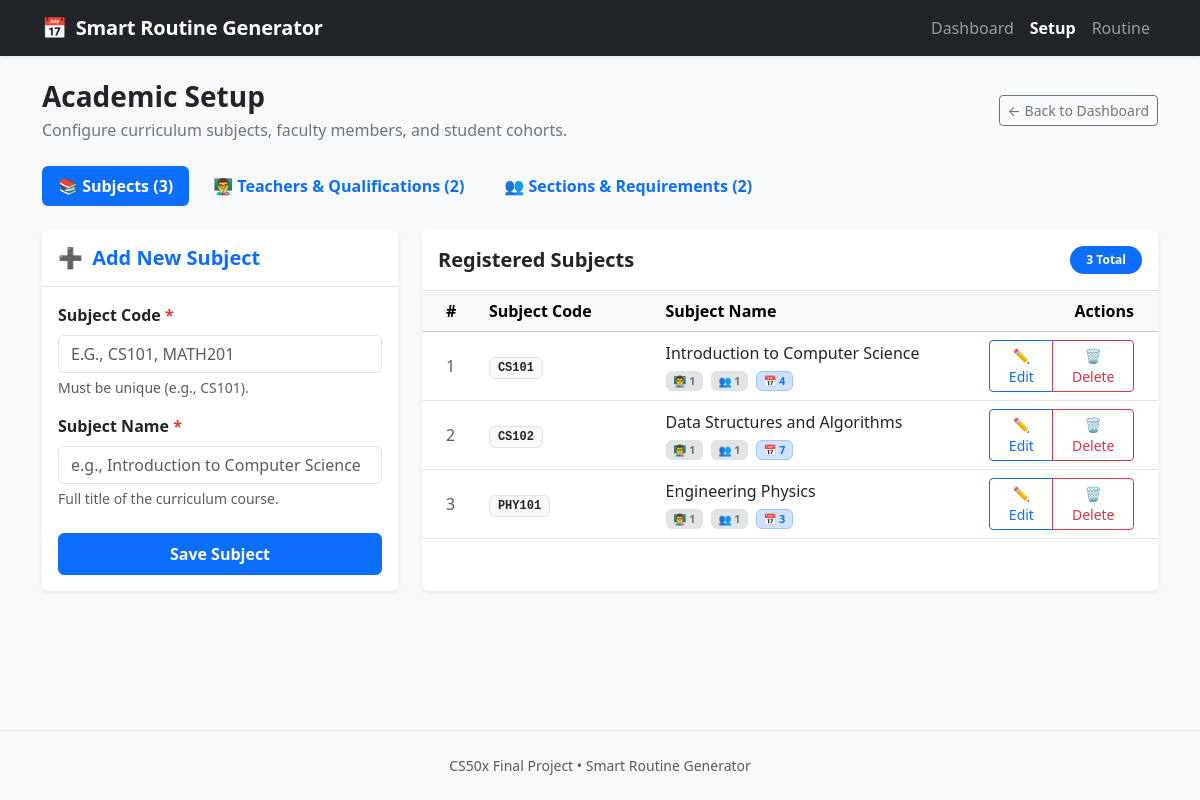
/setup, run on an earlier commit of the app's database.
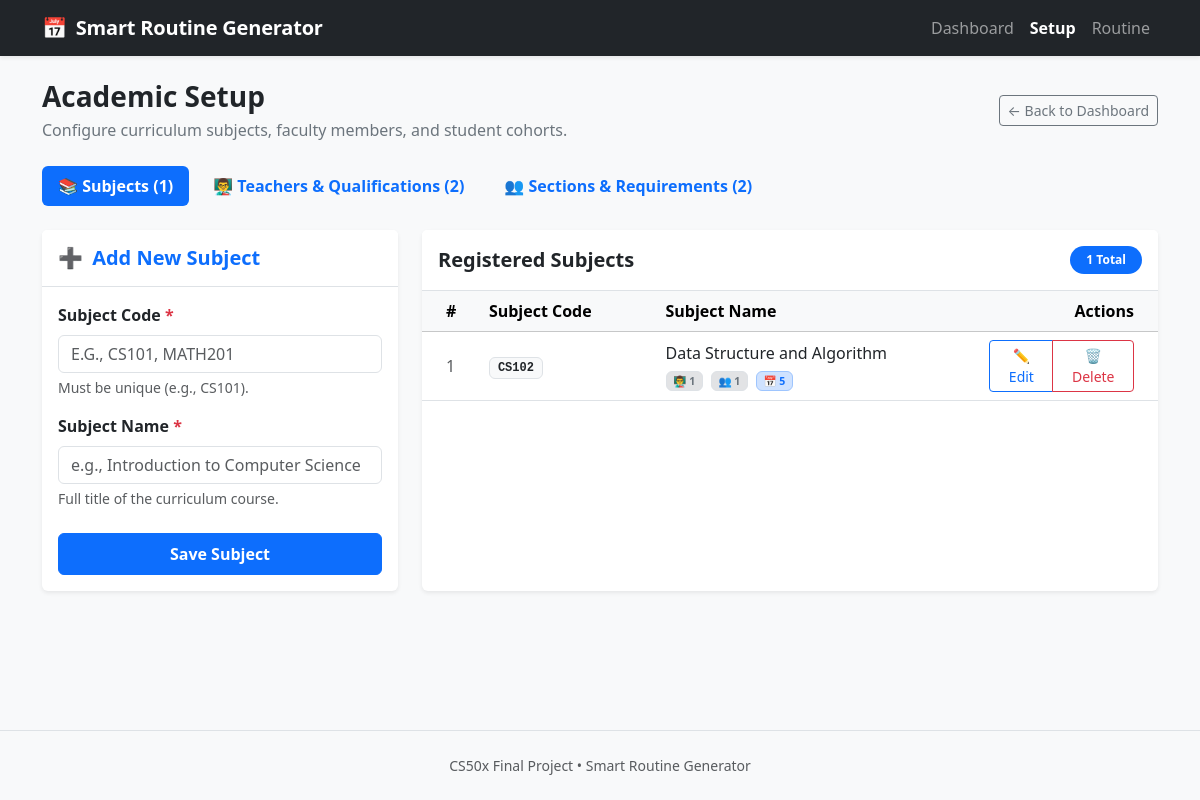
And on a later commit of the database.
### tables this page shows
CREATE TABLE subjects (
    id INTEGER PRIMARY KEY AUTOINCREMENT,
    code TEXT NOT NULL UNIQUE,
    name TEXT NOT NULL
);

### app.py (the view)
@app.route("/setup", methods=["GET"])
def setup():
    db = get_db()
    subjects = db.execute(
        """
        SELECT s.id, s.code, s.name,
               (SELECT COUNT(*) FROM teacher_subjects ts WHERE ts.subject_id = s.id) AS teacher_count,
               (SELECT COUNT(*) FROM section_requirements sr WHERE sr.subject_id = s.id) AS requirement_count,
               (SELECT COUNT(*) FROM timetable_entries te WHERE te.subject_id = s.id) AS timetable_count
        FROM subjects s
        ORDER BY s.code ASC;
        """
    ).fetchall()
    teachers_rows = db.execute(
        "SELECT id, name, email FROM teachers ORDER BY name ASC;"
    ).fetchall()
    qual_rows = db.execute(
        """
        SELECT ts.teacher_id, s.id AS subject_id, s.code AS subject_code, s.name AS subject_name
        FROM teacher_subjects ts
        JOIN subjects s ON ts.subject_id = s.id
        ORDER BY s.code ASC;
        """
    ).fetchall()
    teacher_qualifications = {}
    for row in qual_rows:
        teacher_qualifications.setdefault(row["teacher_id"], []).append({
            "id": row["subject_id"],
            "code": row["subject_code"],
            "name": row["subject_name"],
        })
    teacher_tt_rows = db.execute(
        "SELECT teacher_id, COUNT(*) AS count FROM timetable_entries GROUP BY teacher_id;"
    ).fetchall()
    teacher_tt_map = {row["teacher_id"]: row["count"] for row in teacher_tt_rows}
    teachers = []
    for t in teachers_rows:
        t_dict = dict(t)
        t_subs = teacher_qualifications.get(t["id"], [])
        t_dict["subjects"] = t_subs
        t_dict["subject_ids"] = [s["id"] for s in t_subs]
        t_dict["timetable_count"] = teacher_tt_map.get(t["id"], 0)
        teachers.append(t_dict)
    sections_rows = db.execute(
        "SELECT id, name FROM sections ORDER BY name ASC;"
    ).fetchall()
    req_rows = db.execute(
        """
        SELECT sr.id AS requirement_id, sr.section_id, sr.subject_id, sr.weekly_periods,
               s.code AS subject_code, s.name AS subject_name
        FROM section_requirements sr
        JOIN subjects s ON sr.subject_id = s.id
        ORDER BY s.code ASC;
        """
    ).fetchall()
    section_requirements_map = {}
    for row in req_rows:
        section_requirements_map.setdefault(row["section_id"], []).append({
            "id": row["requirement_id"],
            "subject_id": row["subject_id"],
            "subject_code": row["subject_code"],
            "name": row["subject_name"],
            "weekly_periods": row["weekly_periods"],
        })
    sections = []
    for sec in sections_rows:
        sec_dict = dict(sec)
        sec_reqs = section_requirements_map.get(sec["id"], [])
        sec_dict["requirements"] = sec_reqs
        sec_dict["total_periods"] = sum(r["weekly_periods"] for r in sec_reqs)
        sections.append(sec_dict)
    raw_tab = request.args.get("tab", "subjects").strip().lower()
    active_tab = raw_tab if raw_tab in ("subjects", "teachers", "sections") else "subjects"
    return render_template(
        "setup.html",
        subjects=subjects,
        teachers=teachers,
        sections=sections,
        active_tab=active_tab,
    )

### templates/setup.html (shortened to what this page needs)
{% extends "layout.html" %}
{% block content %}
<div class="row mb-4 align-items-center">
    <div class="col-md-8">
        <h1 class="h3 fw-bold mb-1">Academic Setup</h1>
        <p class="text-secondary mb-0">Configure curriculum subjects, faculty members, and student cohorts.</p>
    </div>
    <div class="col-md-4 text-md-end mt-3 mt-md-0">
        <a href="{{ url_for('index') }}" class="btn btn-outline-secondary btn-sm">
            &larr; Back to Dashboard
        </a>
    </div>
</div>
<ul class="nav nav-pills mb-4 gap-2" id="setupTabs" role="tablist">
    <li class="nav-item" role="presentation">
        <button
            class="nav-link fw-semibold {% if active_tab != 'teachers' and active_tab != 'sections' %}active{% endif %}"
            id="subjects-tab"
            data-bs-toggle="pill"
            data-bs-target="#subjects-pane"
            type="button"
            role="tab"
            aria-controls="subjects-pane"
            aria-selected="{% if active_tab != 'teachers' and active_tab != 'sections' %}true{% else %}false{% endif %}"
        >
            📚 Subjects ({{ subjects|length }})
        </button>
    </li>
    <li class="nav-item" role="presentation">
        <button
            class="nav-link fw-semibold {% if active_tab == 'teachers' %}active{% endif %}"
            id="teachers-tab"
            data-bs-toggle="pill"
            data-bs-target="#teachers-pane"
            type="button"
            role="tab"
            aria-controls="teachers-pane"
            aria-selected="{% if active_tab == 'teachers' %}true{% else %}false{% endif %}"
        >
            👨‍🏫 Teachers &amp; Qualifications ({{ teachers|length }})
        </button>
    </li>
    <li class="nav-item" role="presentation">
        <button
            class="nav-link fw-semibold {% if active_tab == 'sections' %}active{% endif %}"
            id="sections-tab"
            data-bs-toggle="pill"
            data-bs-target="#sections-pane"
            type="button"
            role="tab"
            aria-controls="sections-pane"
            aria-selected="{% if active_tab == 'sections' %}true{% else %}false{% endif %}"
        >
            👥 Sections &amp; Requirements ({{ sections|length }})
        </button>
    </li>
</ul>
<div class="tab-content" id="setupTabContent">
    <div
        class="tab-pane fade {% if active_tab != 'teachers' and active_tab != 'sections' %}show active{% endif %}"
        id="subjects-pane"
        role="tabpanel"
        aria-labelledby="subjects-tab"
        tabindex="0"
    >
        <div class="row g-4">
            <div class="col-lg-4">
                <div class="card shadow-sm border-0 h-100">
                    <div class="card-header bg-white py-3 border-bottom">
                        <h5 class="card-title mb-0 fw-semibold text-primary">
                            <span class="me-1">&#10133;</span> Add New Subject
                        </h5>
                    </div>
                    <div class="card-body">
                        <form action="{{ url_for('add_subject') }}" method="POST" autocomplete="off">
                            <div class="mb-3">
                                <label for="code" class="form-label fw-semibold">Subject Code <span class="text-danger">*</span></label>
                                <input
                                    type="text"
                                    class="form-control text-uppercase"
                                    id="code"
                                    name="code"
                                    placeholder="e.g., CS101, MATH201"
                                    maxlength="20"
                                    required
                                    autofocus
                                >
                                <div class="form-text">Must be unique (e.g., CS101).</div>
                            </div>
                            <div class="mb-4">
                                <label for="name" class="form-label fw-semibold">Subject Name <span class="text-danger">*</span></label>
                                <input
                                    type="text"
                                    class="form-control"
                                    id="name"
                                    name="name"
                                    placeholder="e.g., Introduction to Computer Science"
                                    maxlength="100"
                                    required
                                >
                                <div class="form-text">Full title of the curriculum course.</div>
                            </div>
                            <button type="submit" class="btn btn-primary w-100 fw-semibold py-2">
                                Save Subject
                            </button>
                        </form>
                    </div>
                </div>
            </div>
            <div class="col-lg-8">
                <div class="card shadow-sm border-0 h-100">
                    <div class="card-header bg-white py-3 border-bottom d-flex justify-content-between align-items-center">
                        <h5 class="card-title mb-0 fw-semibold">Registered Subjects</h5>
                        <span class="badge bg-primary rounded-pill px-3 py-2">
                            {{ subjects|length }} Total
                        </span>
                    </div>
                    <div class="card-body p-0">
                        {% if subjects %}
                            <div class="table-responsive">
                                <table class="table table-hover align-middle mb-0">
                                    <thead class="table-light">
                                        <tr>
                                            <th scope="col" class="ps-4" style="width: 8%;">#</th>
                                            <th scope="col" style="width: 24%;">Subject Code</th>
                                            <th scope="col" style="width: 44%;">Subject Name</th>
                                            <th scope="col" class="text-end pe-4" style="width: 24%;">Actions</th>
                                        </tr>
                                    </thead>
                                    <tbody>
                                        {% for subject in subjects %}
                                            <tr>
                                                <td class="ps-4 text-muted">{{ loop.index }}</td>
                                                <td>
                                                    <span class="badge bg-light text-dark border font-monospace px-2 py-1">
                                                        {{ subject['code'] }}
                                                    </span>
                                                </td>
                                                <td>
                                                    <div class="fw-medium text-dark">{{ subject['name'] }}</div>
                                                    {% if subject['teacher_count'] > 0 or subject['requirement_count'] > 0 or subject['timetable_count'] > 0 %}
                                                        <div class="small text-muted mt-1">
                                                            <span class="badge bg-secondary-subtle text-secondary border me-1" title="Teacher qualifications">
                                                                👨‍🏫 {{ subject['teacher_count'] }}
                                                            </span>
                                                            <span class="badge bg-secondary-subtle text-secondary border me-1" title="Section requirements">
                                                                👥 {{ subject['requirement_count'] }}
                                                            </span>
                                                            {% if subject['timetable_count'] > 0 %}
                                                                <span class="badge bg-primary-subtle text-primary border border-primary-subtle" title="Scheduled routine slots">
                                                                    📅 {{ subject['timetable_count'] }}
                                                                </span>
                                                            {% endif %}
                                                        </div>
                                                    {% endif %}
                                                </td>
                                                <td class="text-end pe-4">
                                                    <div class="btn-group btn-group-sm" role="group" aria-label="Subject Actions">
                                                        <button
                                                            type="button"
                                                            class="btn btn-outline-primary"
                                                            data-bs-toggle="modal"
                                                            data-bs-target="#editSubjectModal{{ subject['id'] }}"
                                                            title="Edit {{ subject['code'] }}"
                                                            aria-label="Edit Subject {{ subject['code'] }}"
                                                        >
                                                            ✏️ Edit
                                                        </button>
                                                        <button
                                                            type="button"
                                                            class="btn btn-outline-danger"
                                                            data-bs-toggle="modal"
                                                            data-bs-target="#deleteSubjectModal{{ subject['id'] }}"
                                                            title="Delete {{ subject['code'] }}"
                                                            aria-label="Delete Subject {{ subject['code'] }}"
                                                        >
                                                            🗑️ Delete
                                                        </button>
                                                    </div>
                                                </td>
                                            </tr>
                                        {% endfor %}
                                    </tbody>
                                </table>
                            </div>
                        {% else %}
                            <div class="text-center py-5 text-muted">
                                <div class="display-6 mb-2">📚</div>
                                <h6 class="fw-bold">No subjects added yet</h6>
                                <p class="small mb-0">Use the form on the left to add your first curriculum subject.</p>
                            </div>
                        {% endif %}
                    </div>
                </div>
            </div>
        </div>
    </div>
</div>
{% endblock %}

### templates/layout.html (shortened to what this page needs)
<!DOCTYPE html>
<html lang="en">
<head>
    <link href="https://cdn.jsdelivr.net/npm/bootstrap@5.3.3/dist/css/bootstrap.min.css" rel="stylesheet">
    <link rel="stylesheet" href="{{ url_for('static', filename='css/style.css') }}">
</head>
<body>
    <nav class="navbar navbar-expand-lg navbar-dark bg-dark shadow-sm">
        <div class="container">
            <a class="navbar-brand fw-bold" href="{{ url_for('index') }}">
                <span class="text-primary me-1">&#128197;</span> Smart Routine Generator
            </a>
            <div class="collapse navbar-collapse" id="navbarNav">
                <ul class="navbar-nav ms-auto">
                    <li class="nav-item">
                        <a class="nav-link {% if request.endpoint == 'index' %}active fw-semibold{% endif %}" href="{{ url_for('index') }}">Dashboard</a>
                    </li>
                    <li class="nav-item">
                        <a class="nav-link {% if request.endpoint == 'setup' %}active fw-semibold{% endif %}" href="{{ url_for('setup') }}">Setup</a>
                    </li>
                    <li class="nav-item">
                        <a class="nav-link {% if request.endpoint == 'routine' %}active fw-semibold{% endif %}" href="{{ url_for('routine') }}">Routine</a>
                    </li>
                </ul>
            </div>
        </div>
    </nav>
    <main class="container my-4">
        {% block content %}{% endblock %}
    </main>
    <footer class="text-center py-4 text-muted small border-top mt-auto">
        CS50x Final Project &bull; Smart Routine Generator
    </footer>
</body>
</html>

What changed in the data, as far as the page shows it:
removed subjects: code "CS101", name "Introduction to Computer Science", teacher_count "1", requirement_count "1", timetable_count "4"
removed subjects: code "CS102", name "Data Structures and Algorithms", teacher_count "1", requirement_count "1", timetable_count "7"
removed subjects: code "PHY101", name "Engineering Physics", teacher_count "1", requirement_count "1", timetable_count "3"
added subjects: code "CS102", name "Data Structure and Algorithm", teacher_count "1", requirement_count "1", timetable_count "5"
Also different on the page:
{{ subjects|length }}: "3" → "1"
